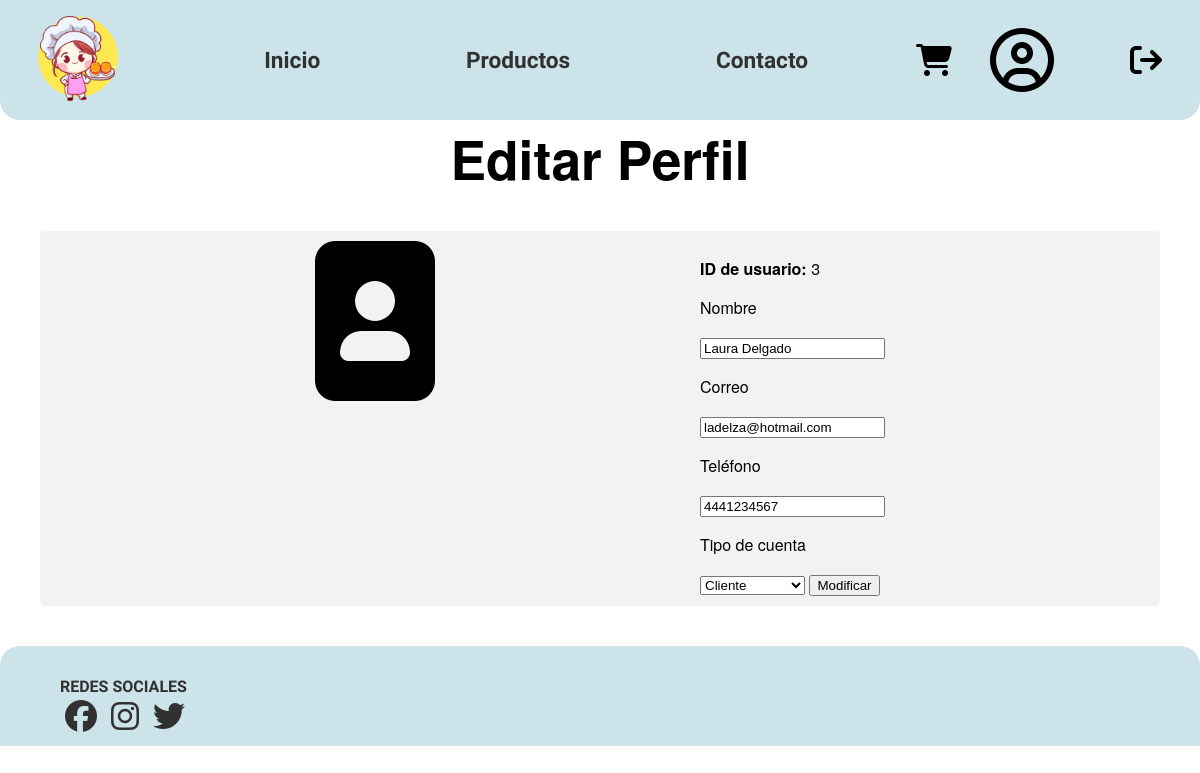
Screenshot of /pages/editarUsuario.php?id=3 (signed in) with the database file from the repository.
### tables this page shows
CREATE TABLE `usuarios` (
  `id_usuario` int(11) NOT NULL,
  `nombre` varchar(100) NOT NULL,
  `correo` varchar(100) NOT NULL,
  `contraseña` varchar(100) NOT NULL,
  `telefono` varchar(40) DEFAULT NULL,
  `rol` int(11) NOT NULL
);

### database/conexion.php (called while the page is built)
<?php
    class Conexion {
        private $host;
        private $db;
        private $usuario;
        private $pass;
        private $charset;
        public function __construct(){
            $this->host = "localhost";
            $this->db = "reposteria";
            $this->usuario = "root";
            $this->pass = "";
            $this->charset = "utf8";
        }
        function conectar() {
            $com = "mysql:host=".$this->host.";dbname=".$this->db.";charset=".$this->charset;
            $enlace = new PDO($com, $this->usuario, $this->pass);
            return $enlace;
        }
    }

### database/CAD.php (called while the page is built, shortened)
<?php
require_once 'conexion.php';
class CAD
{
    static public function getUsuarios(){
        $con = new Conexion();
        $query = $con->conectar()->prepare("SELECT * FROM usuarios");
        if($query->execute()){
            $usuarios = $query->fetchAll();
            return $usuarios;
        }
    }
}

### pages/editarUsuario.php (the view, shortened to what this page needs)
<!DOCTYPE html>
<html lang="en">
<head>
    <?php include '../components/info.php'; ?>
    <link rel="stylesheet" href="../styles/perfil.css">
</head>
<body>
    <?php include '../components/header.php'; ?>
    <?php
        require "../database/CAD.php";
        if(isset($_SESSION['rol']) && isset($_SESSION['rol'])==2){
            $cad = new CAD();
            $usuarios = $cad->getUsuarios();
            foreach ($usuarios as $usuario) {
                if($usuario['id_usuario'] == $_GET['id']){
                    $id = $usuario['id_usuario'];
                    $nombre = $usuario['nombre'];
                    $correo = $usuario['correo'];
                    $telefono = $usuario['telefono'];
                    $rol = $usuario['rol'];
                }
            }
        }
    ?>
    <div class="container">
        <h1> Editar Perfil </h1>
        <div class="flex-container">
            <div>
                <i class="fa-solid fa-image-portrait fa-10x"></i>
            </div>
            <div>
                <form action="../controllers/editarUsuario.php" method="POST">
                    <p> <b>ID de usuario: </b> <?php echo $id; ?> </p>
                    <p> Nombre </p>
                    <input type="text" name="nombre" value="<?php echo $nombre; ?>">
                    <p> Correo </p>
                    <input type="text" name="correo" value="<?php echo $correo; ?>">
                    <p> Teléfono </p>
                    <input type="text" name="telefono" value="<?php echo $telefono; ?>">
                    <p> Tipo de cuenta </p>
                    <select name="rol">
                        <option value="1" <?php if($rol==1){echo "selected";} ?>>Cliente</option>
                    </select>
                    <input type="submit" value="Modificar">
                </form>
            </div>
        </div>
    </div>
    <?php include '../components/footer.php'; ?>
</body>

### styles/compartido.css (style rules this page uses)
body { padding: 0; margin: 0; }

### styles/perfil.css (style rules this page uses)
.container { font-family: "Helvetica Neue",Helvetica,Arial,sans-serif; padding: 40px; padding-top: 7%; }
.container h1 { text-align: center; font-size: 40pt; }
.flex-container { display: flex; flex-wrap: wrap; justify-content: space-evenly; background-color: #f2f2f2; border-radius: 5px; padding: 10px; margin-top: 20px; }

### rows the page displays
usuarios: id_usuario "3", nombre "Laura Delgado", correo "ladelza@hotmail.com", telefono "4441234567", rol "Cliente"
